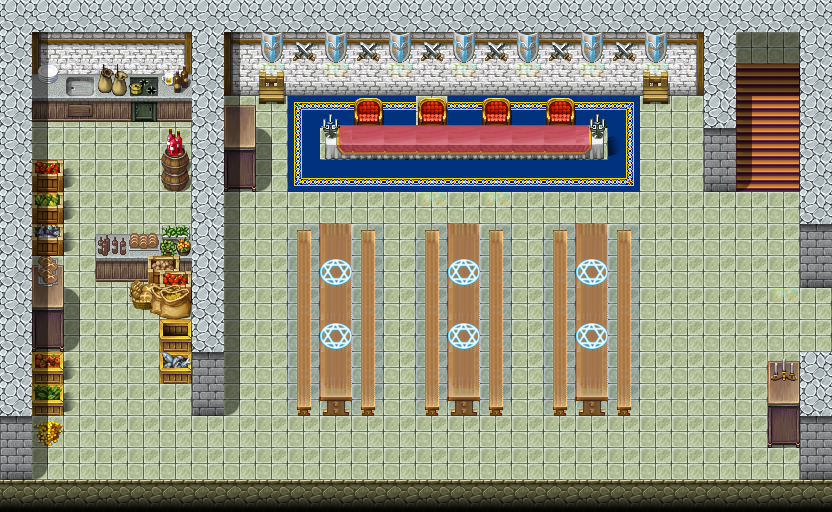

A level layout from a 2D game, rendered from its tile map. Below: a short description, then the map file with tile-grid data replaced by summaries:
An orthogonal 26x16 tile map with 32x32 px tiles, 4 tile layers (Ground, Objects, Above, Top), 1 hidden layer not drawn, 61 tilesets.

<map version="1.0" tiledversion="1.1.6" orientation="orthogonal" renderorder="right-down" width="26" height="16" tilewidth="32" tileheight="32" infinite="0" nextobjectid="5">
 <properties>
  <property name="colorfilter" value="none" />
 </properties>
 <tileset firstgid="1" name="map_bed_1" tilewidth="32" tileheight="32" tilecount="128" columns="16">
  <image source="../drawable/map_bed_1.png" width="512" height="256" />
 </tileset>
 <tileset firstgid="129" name="map_border_1" tilewidth="32" tileheight="32" tilecount="128" columns="16">
  <image source="../drawable/map_border_1.png" width="512" height="256" />
 </tileset>
 <tileset firstgid="257" name="map_bridge_1" tilewidth="32" tileheight="32" tilecount="128" columns="16">
  <image source="../drawable/map_bridge_1.png" width="512" height="256" />
 </tileset>
 <tileset firstgid="385" name="map_bridge_2" tilewidth="32" tileheight="32" tilecount="128" columns="16">
  <image source="../drawable/map_bridge_2.png" width="512" height="256" />
 </tileset>
 <tileset firstgid="513" name="map_broken_1" tilewidth="32" tileheight="32" tilecount="128" columns="16">
  <image source="../drawable/map_broken_1.png" width="512" height="256" />
 </tileset>
 <tileset firstgid="641" name="map_cavewall_1" tilewidth="32" tileheight="32" tilecount="108" columns="18">
  <image source="../drawable/map_cavewall_1.png" width="576" height="192" />
 </tileset>
 <tileset firstgid="749" name="map_cavewall_2" tilewidth="32" tileheight="32" tilecount="108" columns="18">
  <image source="../drawable/map_cavewall_2.png" width="576" height="192" />
 </tileset>
 <tileset firstgid="857" name="map_cavewall_3" tilewidth="32" tileheight="32" tilecount="108" columns="18">
  <image source="../drawable/map_cavewall_3.png" width="576" height="192" />
 </tileset>
 <tileset firstgid="965" name="map_cavewall_4" tilewidth="32" tileheight="32" tilecount="108" columns="18">
  <image source="../drawable/map_cavewall_4.png" width="576" height="192" />
 </tileset>
 <tileset firstgid="1073" name="map_chair_table_1" tilewidth="32" tileheight="32" tilecount="128" columns="16">
  <image source="../drawable/map_chair_table_1.png" width="512" height="256" />
 </tileset>
 <tileset firstgid="1201" name="map_chair_table_2" tilewidth="32" tileheight="32" tilecount="128" columns="16">
  <image source="../drawable/map_chair_table_2.png" width="512" height="256" />
 </tileset>
 <tileset firstgid="1329" name="map_crate_1" tilewidth="32" tileheight="32" tilecount="128" columns="16">
  <image source="../drawable/map_crate_1.png" width="512" height="256" />
 </tileset>
 <tileset firstgid="1457" name="map_cupboard_1" tilewidth="32" tileheight="32" tilecount="128" columns="16">
  <image source="../drawable/map_cupboard_1.png" width="512" height="256" />
 </tileset>
 <tileset firstgid="1585" name="map_curtain_1" tilewidth="32" tileheight="32" tilecount="128" columns="16">
  <image source="../drawable/map_curtain_1.png" width="512" height="256" />
 </tileset>
 <tileset firstgid="1713" name="map_entrance_1" tilewidth="32" tileheight="32" tilecount="128" columns="16">
  <image source="../drawable/map_entrance_1.png" width="512" height="256" />
 </tileset>
 <tileset firstgid="1841" name="map_entrance_2" tilewidth="32" tileheight="32" tilecount="128" columns="16">
  <image source="../drawable/map_entrance_2.png" width="512" height="256" />
 </tileset>
 <tileset firstgid="1969" name="map_fence_1" tilewidth="32" tileheight="32" tilecount="128" columns="16">
  <image source="../drawable/map_fence_1.png" width="512" height="256" />
 </tileset>
 <tileset firstgid="2097" name="map_fence_2" tilewidth="32" tileheight="32" tilecount="128" columns="16">
  <image source="../drawable/map_fence_2.png" width="512" height="256" />
 </tileset>
 <tileset firstgid="2225" name="map_fence_3" tilewidth="32" tileheight="32" tilecount="128" columns="16">
  <image source="../drawable/map_fence_3.png" width="512" height="256" />
 </tileset>
 <tileset firstgid="2353" name="map_fence_4" tilewidth="32" tileheight="32" tilecount="128" columns="16">
  <image source="../drawable/map_fence_4.png" width="512" height="256" />
 </tileset>
 <tileset firstgid="2481" name="map_ground_1" tilewidth="32" tileheight="32" tilecount="128" columns="16">
  <image source="../drawable/map_ground_1.png" width="512" height="256" />
 </tileset>
 <tileset firstgid="2609" name="map_ground_2" tilewidth="32" tileheight="32" tilecount="128" columns="16">
  <image source="../drawable/map_ground_2.png" width="512" height="256" />
 </tileset>
 <tileset firstgid="2737" name="map_ground_3" tilewidth="32" tileheight="32" tilecount="128" columns="16">
  <image source="../drawable/map_ground_3.png" width="512" height="256" />
 </tileset>
 <tileset firstgid="2865" name="map_ground_4" tilewidth="32" tileheight="32" tilecount="128" columns="16">
  <image source="../drawable/map_ground_4.png" width="512" height="256" />
 </tileset>
 <tileset firstgid="2993" name="map_ground_5" tilewidth="32" tileheight="32" tilecount="128" columns="16">
  <image source="../drawable/map_ground_5.png" width="512" height="256" />
 </tileset>
 <tileset firstgid="3121" name="map_ground_6" tilewidth="32" tileheight="32" tilecount="128" columns="16">
  <image source="../drawable/map_ground_6.png" width="512" height="256" />
 </tileset>
 <tileset firstgid="3249" name="map_ground_7" tilewidth="32" tileheight="32" tilecount="128" columns="16">
  <image source="../drawable/map_ground_7.png" width="512" height="256" />
 </tileset>
 <tileset firstgid="3377" name="map_ground_8" tilewidth="32" tileheight="32" tilecount="128" columns="16">
  <image source="../drawable/map_ground_8.png" width="512" height="256" />
 </tileset>
 <tileset firstgid="3505" name="map_house_1" tilewidth="32" tileheight="32" tilecount="128" columns="16">
  <image source="../drawable/map_house_1.png" width="512" height="256" />
 </tileset>
 <tileset firstgid="3633" name="map_house_2" tilewidth="32" tileheight="32" tilecount="128" columns="16">
  <image source="../drawable/map_house_2.png" width="512" height="256" />
 </tileset>
 <tileset firstgid="3761" name="map_indoor_1" tilewidth="32" tileheight="32" tilecount="128" columns="16">
  <image source="../drawable/map_indoor_1.png" width="512" height="256" />
 </tileset>
 <tileset firstgid="3889" name="map_indoor_2" tilewidth="32" tileheight="32" tilecount="128" columns="16">
  <image source="../drawable/map_indoor_2.png" width="512" height="256" />
 </tileset>
 <tileset firstgid="4017" name="map_kitchen_1" tilewidth="32" tileheight="32" tilecount="128" columns="16">
  <image source="../drawable/map_kitchen_1.png" width="512" height="256" />
 </tileset>
 <tileset firstgid="4145" name="map_outdoor_1" tilewidth="32" tileheight="32" tilecount="128" columns="16">
  <image source="../drawable/map_outdoor_1.png" width="512" height="256" />
 </tileset>
 <tileset firstgid="4273" name="map_pillar_1" tilewidth="32" tileheight="32" tilecount="128" columns="16">
  <image source="../drawable/map_pillar_1.png" width="512" height="256" />
 </tileset>
 <tileset firstgid="4401" name="map_pillar_2" tilewidth="32" tileheight="32" tilecount="128" columns="16">
  <image source="../drawable/map_pillar_2.png" width="512" height="256" />
 </tileset>
 <tileset firstgid="4529" name="map_plant_1" tilewidth="32" tileheight="32" tilecount="128" columns="16">
  <image source="../drawable/map_plant_1.png" width="512" height="256" />
 </tileset>
 <tileset firstgid="4657" name="map_plant_2" tilewidth="32" tileheight="32" tilecount="128" columns="16">
  <image source="../drawable/map_plant_2.png" width="512" height="256" />
 </tileset>
 <tileset firstgid="4785" name="map_rock_1" tilewidth="32" tileheight="32" tilecount="128" columns="16">
  <image source="../drawable/map_rock_1.png" width="512" height="256" />
 </tileset>
 <tileset firstgid="4913" name="map_rock_2" tilewidth="32" tileheight="32" tilecount="128" columns="16">
  <image source="../drawable/map_rock_2.png" width="512" height="256" />
 </tileset>
 <tileset firstgid="5041" name="map_roof_1" tilewidth="32" tileheight="32" tilecount="128" columns="16">
  <image source="../drawable/map_roof_1.png" width="512" height="256" />
 </tileset>
 <tileset firstgid="5169" name="map_roof_2" tilewidth="32" tileheight="32" tilecount="128" columns="16">
  <image source="../drawable/map_roof_2.png" width="512" height="256" />
 </tileset>
 <tileset firstgid="5297" name="map_roof_3" tilewidth="32" tileheight="32" tilecount="128" columns="16">
  <image source="../drawable/map_roof_3.png" width="512" height="256" />
 </tileset>
 <tileset firstgid="5425" name="map_shop_1" tilewidth="32" tileheight="32" tilecount="128" columns="16">
  <image source="../drawable/map_shop_1.png" width="512" height="256" />
 </tileset>
 <tileset firstgid="5553" name="map_sign_ladder_1" tilewidth="32" tileheight="32" tilecount="128" columns="16">
  <image source="../drawable/map_sign_ladder_1.png" width="512" height="256" />
 </tileset>
 <tileset firstgid="5681" name="map_table_1" tilewidth="32" tileheight="32" tilecount="128" columns="16">
  <image source="../drawable/map_table_1.png" width="512" height="256" />
 </tileset>
 <tileset firstgid="5809" name="map_table_2" tilewidth="32" tileheight="32" tilecount="112" columns="14">
  <image source="../drawable/map_table_2.png" width="448" height="256" />
 </tileset>
 <tileset firstgid="5921" name="map_trail_1" tilewidth="32" tileheight="32" tilecount="128" columns="16">
  <image source="../drawable/map_trail_1.png" width="512" height="256" />
 </tileset>
 <tileset firstgid="6049" name="map_transition_1" tilewidth="32" tileheight="32" tilecount="128" columns="16">
  <image source="../drawable/map_transition_1.png" width="512" height="256" />
 </tileset>
 <tileset firstgid="6177" name="map_transition_2" tilewidth="32" tileheight="32" tilecount="128" columns="16">
  <image source="../drawable/map_transition_2.png" width="512" height="256" />
 </tileset>
 <tileset firstgid="6305" name="map_transition_3" tilewidth="32" tileheight="32" tilecount="128" columns="16">
  <image source="../drawable/map_transition_3.png" width="512" height="256" />
 </tileset>
 <tileset firstgid="6433" name="map_transition_4" tilewidth="32" tileheight="32" tilecount="128" columns="16">
  <image source="../drawable/map_transition_4.png" width="512" height="256" />
 </tileset>
 <tileset firstgid="6561" name="map_transition_5" tilewidth="32" tileheight="32" tilecount="128" columns="16">
  <image source="../drawable/map_transition_5.png" width="512" height="256" />
 </tileset>
 <tileset firstgid="6689" name="map_tree_1" tilewidth="32" tileheight="32" tilecount="128" columns="16">
  <image source="../drawable/map_tree_1.png" width="512" height="256" />
 </tileset>
 <tileset firstgid="6817" name="map_tree_2" tilewidth="32" tileheight="32" tilecount="128" columns="16">
  <image source="../drawable/map_tree_2.png" width="512" height="256" />
 </tileset>
 <tileset firstgid="6945" name="map_wall_1" tilewidth="32" tileheight="32" tilecount="128" columns="16">
  <image source="../drawable/map_wall_1.png" width="512" height="256" />
 </tileset>
 <tileset firstgid="7073" name="map_wall_2" tilewidth="32" tileheight="32" tilecount="120" columns="15">
  <image source="../drawable/map_wall_2.png" width="480" height="256" />
 </tileset>
 <tileset firstgid="7193" name="map_wall_3" tilewidth="32" tileheight="32" tilecount="120" columns="15">
  <image source="../drawable/map_wall_3.png" width="480" height="256" />
 </tileset>
 <tileset firstgid="7313" name="map_wall_4" tilewidth="32" tileheight="32" tilecount="120" columns="15">
  <image source="../drawable/map_wall_4.png" width="480" height="256" />
 </tileset>
 <tileset firstgid="7433" name="map_window_1" tilewidth="32" tileheight="32" tilecount="128" columns="16">
  <image source="../drawable/map_window_1.png" width="512" height="256" />
 </tileset>
 <tileset firstgid="7561" name="map_window_2" tilewidth="32" tileheight="32" tilecount="128" columns="16">
  <image source="../drawable/map_window_2.png" width="512" height="256" />
 </tileset>
 <layer name="Ground" width="26" height="16">
  <data>[416 cells, 416 non-empty, 21 distinct tile ids]</data>
 </layer>
 <layer name="Objects" width="26" height="16">
  <data>[416 cells, 129 non-empty, 36 distinct tile ids]</data>
 </layer>
 <layer name="Above" width="26" height="16">
  <data>[416 cells, 68 non-empty, 22 distinct tile ids]</data>
 </layer>
 <layer name="Top" width="26" height="16">
  <data>[416 cells, 4 non-empty, 2 distinct tile ids]</data>
 </layer>
 <layer name="Walkable" width="26" height="16" visible="0">
  <data>[416 cells, 192 non-empty, 1 distinct tile ids]</data>
 </layer>
 <objectgroup name="Mapevents" />
 <objectgroup name="Spawn" />
 <objectgroup name="Keys" />
</map>
